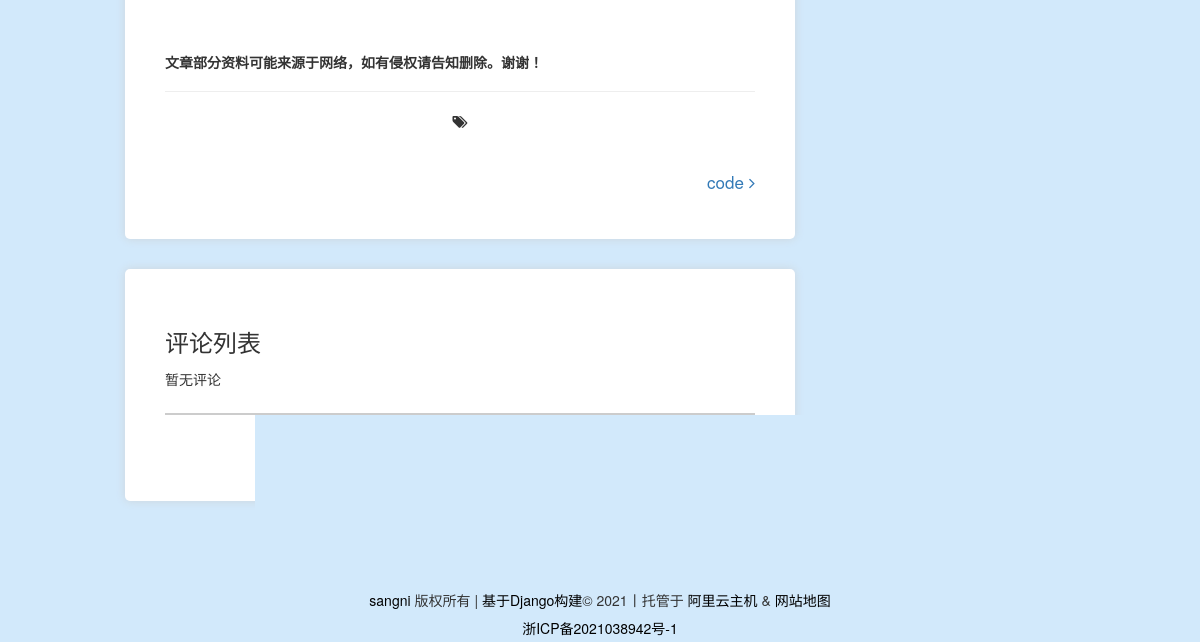
The page /article/5 (signed in, lower part) on the database as committed earlier.
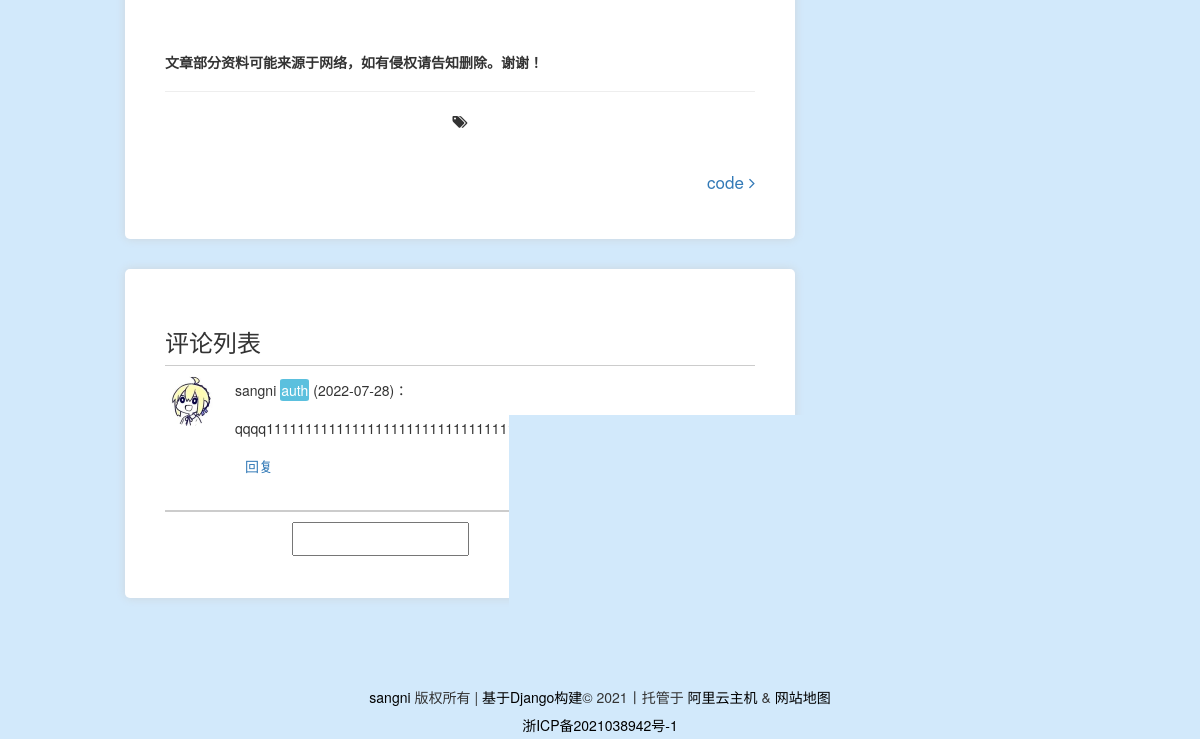
The same page on the database as committed later.
### web/models.py (models this page shows, shortened)
class Article(models.Model):
    STATUS_CHOICES = (
        ('d', '草稿'),
        ('p', '发表'),
    )
    TOP_CHOICES = (
        ('0', '普通'),
        ('1', '置顶'),
    )
    title = models.CharField(verbose_name='标题', max_length=100)
    body = RichTextUploadingField(verbose_name='正文', blank=True, null=True)
    status = models.CharField(verbose_name='状态', max_length=1, choices=STATUS_CHOICES, default='p')
    top = models.CharField(verbose_name='置顶', max_length=1, choices=TOP_CHOICES, default='0')
    views = models.PositiveIntegerField(verbose_name='浏览量', default=0)
    created_time = models.DateTimeField(verbose_name='创建时间', default=now)
    category = models.ForeignKey(Category, verbose_name='分类', on_delete=models.CASCADE, blank=True,
                                 null=True)
    tags = models.ManyToManyField(Tag, verbose_name='标签集合', blank=True)
    def viewed(self):
        self.views += 1
        self.save(update_fields=['views'])
    class Meta:
        ordering = ['-created_time']  # 按文章创建日期降序
        verbose_name = '文章'  # 指定后台显示模型名称
        verbose_name_plural = '文章列表'  # 指定后台显示模型复数名称
        db_table = 'article'  # 数据库表名
        get_latest_by = 'created_time'

class ArticleComment(models.Model):
    user = models.ForeignKey(User, related_name='comment', on_delete=models.DO_NOTHING)
    content = models.CharField(verbose_name='内容', max_length=300)
    blog = models.ForeignKey(Article, verbose_name='博客', on_delete=models.DO_NOTHING)
    root = models.ForeignKey('self', related_name='root_comment', null=True, blank=True,on_delete=models.DO_NOTHING)
    parent = models.ForeignKey('self', related_name='parent_comment', null=True, blank=True,on_delete=models.DO_NOTHING)
    reply_to = models.ForeignKey(User, related_name='replies', null=True,blank=True, on_delete=models.DO_NOTHING)
    create_time = models.DateTimeField(verbose_name='创建时间', default=now)
    class Meta:
        ordering = ['-create_time']
        verbose_name = '评论'  # 指定后台显示模型名称
        verbose_name_plural = '评论列表'  # 指定后台显示模型复数名称
        db_table = "comment"  # 数据库表名
        get_latest_by = 'create_time'

class User(AbstractUser):
    tag = models.CharField(max_length=50)
    email = models.EmailField()
    created_time = models.CharField(max_length=50, default=now)
    comment_num = models.PositiveIntegerField(verbose_name='评论数', default=0)  # 评论数
    avatar = models.ImageField(upload_to='media', default="media/default.png")  # 用户头像

### web/views.py (the view)
# urls.py: path( 'article/<article_id>', views.article,name='article' ),
def article(request, article_id):
    contents1 = models.Article.objects.get(pk=article_id)
    all_category = models.Category.objects.all().order_by( 'id' )
    user=models.User.objects.first()
    count_nums = models.Counts.objects.first()
    models.Article.viewed(contents1)
    blog_nums = count_nums.blog_nums
    cate_nums = count_nums.category_nums
    tag_nums = count_nums.tag_nums
    comments = ArticleComment.objects.filter(blog=contents1,parent=None)
    has_prev = False
    has_next = False
    id_prev = id_next = int(article_id)
    blog_id_max = models.Article.objects.all().order_by('-id').first()
    id_max = blog_id_max.id
    while not has_prev and id_prev >= 1:
        blog_prev = models.Article.objects.filter(id=id_prev - 1).first()
        if not blog_prev:
            id_prev -= 1
        else:
            has_prev = True
    while not has_next and id_next <= id_max:
        blog_next = models.Article.objects.filter(id=id_next + 1).first()
        if not blog_next:
            id_next += 1
        else:
            has_next = True
    return render(request, 'article_page.html', {
        'all_category': all_category,
        'article': contents1,
        'avatar': user.avatar,
        'comments':comments.order_by('-create_time'),
        'comment_form':CommentForm(initial={'blog_id':article_id,'reply_comment_id': 0}),
        'blog_prev': blog_prev,
        'blog_next': blog_next,
        'has_prev': has_prev,
        'has_next': has_next,
        'blog_nums': blog_nums,
        'cate_nums': cate_nums,
        'tag_nums': tag_nums
    })

### web/forms.py (shortened to what this page needs)
class CommentForm(forms.Form):
    blog_id = forms.IntegerField(widget=forms.HiddenInput)
    text = forms.CharField(widget=CKEditorWidget(config_name='comment_ckeditor'),
                           error_messages={'required': '评论内容不能为空'})
    reply_comment_id = forms.IntegerField(widget=forms.HiddenInput(attrs={'id': 'reply_comment_id'}))
    def __init__(self, *args, **kwargs):
        if 'user' in kwargs:
            self.user = kwargs.pop('user')
        super(CommentForm, self).__init__(*args, **kwargs)

### web/templates/article_page.html (shortened to what this page needs)
{% extends 'base.html' %}
{% block script %}
<link rel="stylesheet" href="../static/article_page.css">
    {% load static %}
{% endblock %}
{% block content %}
    <div class="container col-md-7" id="prime">
            <div class="article">
                <div class="article_body" id="yzq-blog-content">{{article.body|safe}}</div>
                <div class="post-nav">
                    <div class="post-nav-center post-nav-item" style="width: auto">
                        <span><i class="fa fa-tags"></i></span>
                    </div>
                </div>
                <div class="post-nav-item nav-page">
                    <div class="post-nav-prev post-nav-item">
                        {% if has_prev %}
                        <a href="/article/{{blog_prev.id}}" rel="prev" title="{{ blog_prev.title }}">
                            {{ blog_prev.title }}<i class="fa fas fa-angle-right"></i>
                        </a>
                        {% endif %}
                    </div>
                </div>
            </div>
            <div class="article">
                <div class="">
                    <div class="comment-area ">
                    <h3 class="comment-area-title">评论列表</h3>
                    <div id="comment_list">
                        {% for comment in comments %}
                        <div id="root_{{ comment.pk }}" class="comment">
                            <div id="comm-avatar">
                                <img  class='comm-img' src="/media/{{comment.user.avatar}}" alt=""></div>
                            <div class="comment-ct">
                                <span>{{ comment.user.username }}</span>
                                {% if comment.user.tag %}
                                <span class="tag">{{ comment.user.tag }}</span>
                                {% endif %}
                                <span>({{ comment.create_time|date:"Y-m-d" }})：</span>
                                <div id="comment_{{ comment.pk }}">
                                    {{ comment.content|safe }}
                                </div>
                            </div>
                            <a style="margin-left: 80px" href="javascript:reply({{ comment.pk }});">回复</a>
                        </div>
                        {% empty %}
                        <span id="no_comment">暂无评论</span>
                        {% endfor %}
                    </div>
                </div>
                    <div class="comment-area2 ">
                        {% if user.is_authenticated %}
                        <form id="comment_form" action="{% url 'update_comment' %}" method="POST" style="overflow:hidden">
                            {% for field in comment_form %}
                            {{ field }}
                            {% endfor %}
                            <input type="submit" value="评论" class="btn btn-primary pull-right">
                        </form>
                        {% else %}
                        您尚未登录，登录之后方可评论~
                        <a class="btn btn-primary" href="{% url 'login' %}?from={{ request.get_full_path }}">登录</a>
                        <span> or </span>
                        <a class="btn btn-danger" href="{% url 'register' %}?from={{ request.get_full_path }}">注册</a>
                        {% endif %}
                    </div>
                </div>
            </div>
    </div>
{% endblock %}

### web/templates/base.html (shortened to what this page needs)
<!DOCTYPE html>
<html lang="en">
<head>
    <link rel="stylesheet" href="https://cdn.staticfile.org/font-awesome/4.7.0/css/font-awesome.css">
    <link rel="stylesheet" href="../static/bootstrap.min.css">
    <link rel="stylesheet" href="../static/main.css">
    {% block script %}
    {% endblock %}
</head>
<body>
<div id="main">
    {% block content %}
    {% endblock %}
</div>
<footer class="footer">
    <div class="footer-inner">
        <div class="copyright pull-left">
            <a href="/" title="KenZhang">sangni</a> 版权所有 |
            <a href="https://www.djangoproject.com/" title="Django" target="_blank">基于Django构建</a>© 2021丨托管于
            <a rel="nofollow" target="_blank" href="https://www.aliyun.com/" title="阿里云主机">阿里云主机</a> &amp;
            <a href="/sitemap.xml" title="Sitemap" target="_blank">网站地图</a>
            <div style="text-align: center;">
                <a rel="nofollow" target="_blank" href="https://beian.miit.gov.cn/">浙ICP备2021038942号-1</a>
            </div>
        </div>
    </div>
    <link rel="stylesheet" href="https://cdn.jsdelivr.net/npm/aplayer@1.10.1/dist/APlayer.min.css">
</footer>
</body>
</html>

### web/static/main.css (style rules this page uses)
body { background-color: #d2e9fb; margin: 0; line-height: 2; }
.container { padding: 5px 15px; }
#main { margin-top: 50px; display: flex; justify-content: center; }
#prime { float:left; margin: 0; }
.article { padding: 40px; margin-bottom: 30px; background-color: white; border-radius: 5px; box-shadow: #cdd5dc 0 0 10px; }
.article img { width: 100%! important; height: 100%! important; }
.btn { line-height: 25px; background: #97dffd; color: #fff; font-size: 13px; padding: 1px 15px; border-radius: 5px; border: none; }
footer { margin-top: 50px; }
.footer-inner { margin-left: 50%; position: relative; }
.pull-left { transform: translateX(-50%); }
.footer-inner a { color: black; }

### web/static/article_page.css (style rules this page uses)
.fa-angle-right { margin-left: 5px; font-size: 17px; }
.post-nav { text-align: center; border-top: 1px solid #eee; margin-top: 15px; }
.post-nav-item { margin-top: 15px; }
.post-nav-item a { font-size: 17px; }
.nav-page { display: flex; justify-content: space-between; }
.comment-area2 { border-top: 2px solid #cccccc; margin-top: 20px; padding-top: 10px; }
.comment { padding: 10px 0; margin-bottom: 10px; border-top: 1px solid #cccccc; }
#comm-avatar { height: 50px; width: 50px; float: left; }
.comm-img { border-radius: 50%; height: 100%; width: 100%; }
.comment-ct { margin-left: 70px; }
.comment-ct p { word-break:break-word }
.tag { background: #5bc0de; color: white; border-radius: 10%; padding: 1px; }
.comment-ct div { margin-top: 10px; }

Rows that differ between the two databases and show on the page:
added ArticleComment: user.avatar (picture), user.username "sangni", user.tag "auth", create_time "2022-07-28", content "qqqq111111111111111111111111111111111111111111111111111111111111"
Other text that changed with them:
text no longer shown: "暂无评论"
